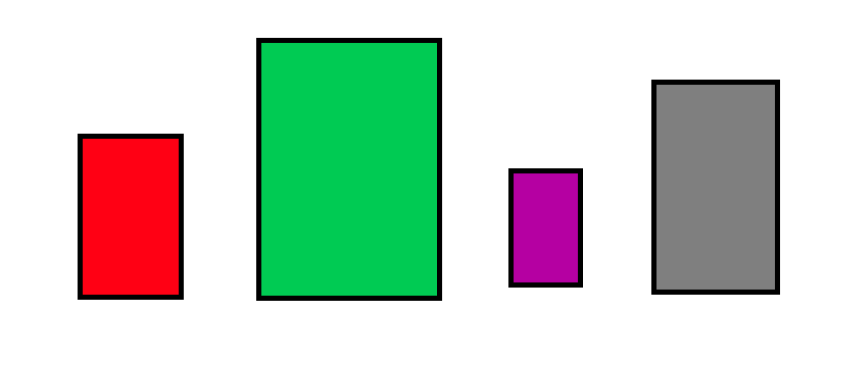
#> input picture pic.jpg, 845 x 371 px
$ jupyter execute task1.ipynb
#> lines starting #> are read from the running program, lines starting #| are printed output that depends on the picture; after the words box and inside, x2 and y2 are one past the last pixel; in counts of white or black regions, pixels touching at a corner belong together
[cell 1]
import numpy as np
import cv2 as cv

img= cv.imread('pic.jpg')
#> img is the input picture: shape (371, 845, 3); mean B, G, R 197.3, 209.7, 197.2
ogimg=img
gray= cv.cvtColor(img,cv.COLOR_BGR2GRAY)
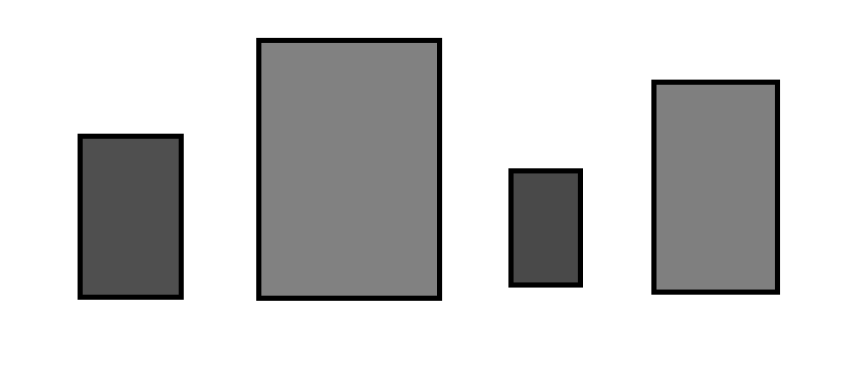
#> gray: shape (371, 845); min 0, max 255, mean 204.6
canny = cv.Canny(gray,125,150)
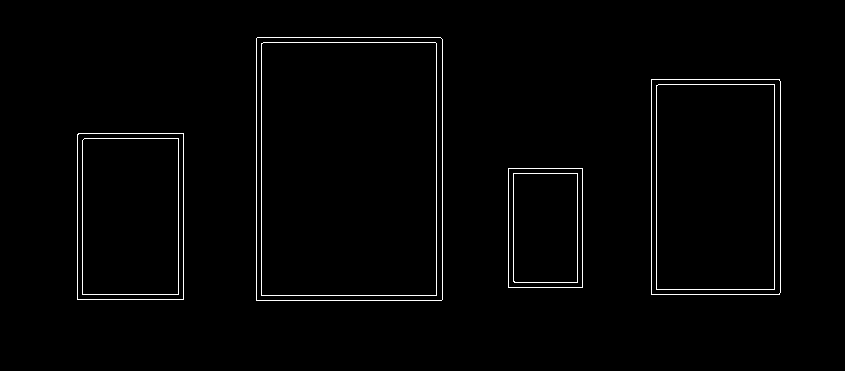
#> canny: shape (371, 845); 1.5% white in thin lines or dots, all inside (x1, y1, x2, y2) = (77, 37, 781, 301)
cv.imshow('cannys',canny )
contours,hierarchy=cv.findContours(canny.copy(),cv.RETR_TREE,cv.CHAIN_APPROX_NONE)
#> contours = 16 contours; largest, box (x1, y1, x2, y2) and area: (256, 37, 443, 301) 48915, (256, 37, 443, 301) 48914, (261, 42, 437, 296) 44273, (261, 42, 437, 296) 44272, (651, 79, 781, 295) 27732

areas=[]

for cnt in contours :
     area=cv.contourArea(cnt)
     areas.append(area)
#> this loop made 16 passes
#> area on passes 1 to 12: 8806, 8804, 6975.5, 6972.5, 17595.5, 17592.5, 14974, 14972.5, 27732, 27730, 24188.5, 24186.5
#> after the loop, areas = [8806, 8804, 6975.5, 6972.5, 17595.5, 17592.5, 14974, 14972.5, 27732, 27730, 24188.5, 24186.5, 48915, 48914.5, 44273, 44271.5]


sorted_contours=sorted(contours,key=cv.contourArea,reverse=True)
#> sorted_contours has the same summary as contours
largest=sorted_contours[0]
#> largest = contour of 894 points, box (x1, y1, x2, y2) (256, 37, 443, 301), area 48915
cv.drawContours(ogimg,largest,-1,(255,0,0),15)
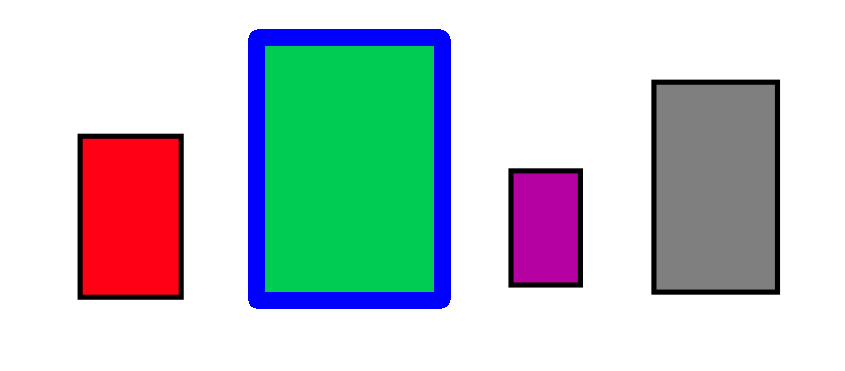
#> ogimg: shape (371, 845, 3); 4.83% of pixels changed, all inside (x1, y1, x2, y2) = (248, 29, 451, 309)
cv.imshow('Largest',ogimg)
cv.waitKey(0)
